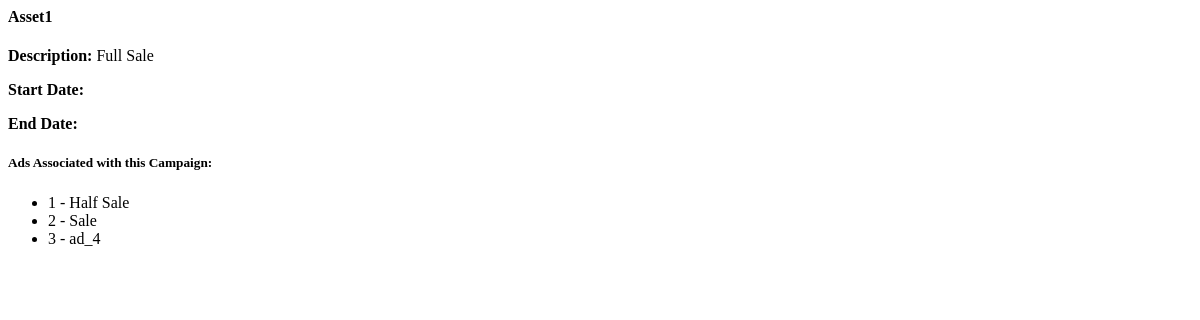
Before: /campaign_details/1 (signed in) with the older database file.
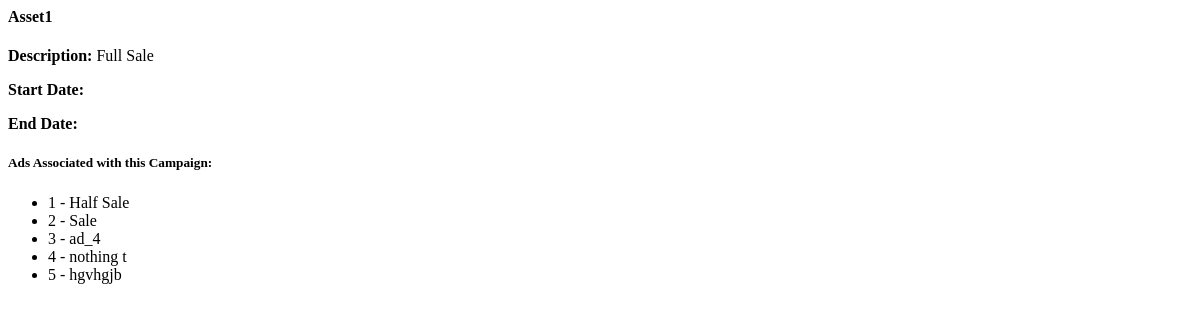
After: the same page with the newer database file.
### app/models.py (models this page shows)
class AdRequest(db.Model):
    id = db.Column(db.Integer, primary_key=True)
    campaign_id = db.Column(db.Integer, db.ForeignKey('campaign.id'), nullable=False)
    influencer_id = db.Column(db.Integer, db.ForeignKey('user.id'), nullable=False)
    requirements = db.Column(db.Text, nullable=False)
    payment_amount = db.Column(db.Float, nullable=False)
    status_influencer = db.Column(db.String(10), nullable=False)
    status_sponsor = db.Column(db.String(10), nullable=False)

### app/routes.py (the view)
@main.route('/campaign_details/<int:campaign_id>', methods=['GET'])
@login_required
def campaign_details(campaign_id):
    campaign = Campaign.query.get_or_404(campaign_id)
    if current_user.role == "influencer":
        ads = AdRequest.query.filter_by(campaign_id=campaign.id, influencer_id = current_user.id).all()
    elif current_user.role == "sponsor":
        ads = AdRequest.query.filter_by(campaign_id=campaign.id).all()
    return render_template('campaign_details.html', campaign=campaign, ads=ads)

### app/models.py (called while the page is built)
@login_manager.user_loader
def load_user(user_id):
    return User.query.get(int(user_id))

### app/templates/campaign_details.html
<div>
    <h4>{{ campaign.name }}</h4>
    <p><strong>Description:</strong> {{ campaign.description }}</p>
    <p><strong>Start Date:</strong> {{ campaign.start_date }}</p>
    <p><strong>End Date:</strong> {{ campaign.end_date }}</p>
    <h5>Ads Associated with this Campaign:</h5>
    <ul>
        {% for ad in ads %}
            <li>{{ ad.id }} - {{ ad.requirements }}</li>
        {% endfor %}
    </ul>
</div>

Changed rows visible on the page:
added AdRequest: id "4", requirements "nothing t"
added AdRequest: id "5", requirements "hgvhgjb"
